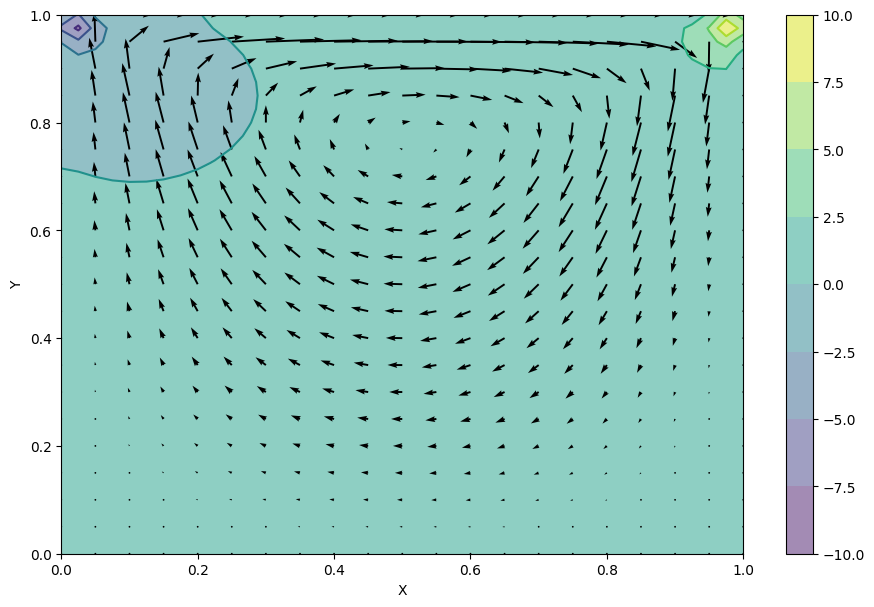

Python code for this plot:
import numpy as np
import os

from matplotlib import pyplot, cm
from devito import Grid, TimeFunction, Function, Eq, solve, Operator, configuration, SubDomain, NODE, switchconfig, Constant
from devito.symbolics import retrieve_functions, INT

from devito.petsc import petscsolve, EssentialBC
from devito.petsc.initialize import PetscInitialize
configuration['compiler'] = 'custom'
os.environ['CC'] = 'mpicc'


PetscInitialize()

######## using a predictor corrector approach (EXPLICIT time stepping for momenntum equations)
######### using Kim & Moin paper 1985
# https://pdf.sciencedirectassets.com/272570/1-s2.0-S0021999100X02513/1-s2.0-0021999185901482/main.pdf?X-Amz-Security-Token=IQoJb3JpZ2luX2VjEGsaCXVzLWVhc3QtMSJGMEQCIBS1F7mGptLOMbJ6PunezwOAjZYzhWrZuMY%2B8lzItRNMAiAGFG%2FEVxQoL1h%2BBvzDij%2Bv14K7ycj6ZxBVeOeuxf8izyqyBQgzEAUaDDA1OTAwMzU0Njg2NSIMNMMwndYgdsGt%2FCfzKo8FQACH4ZJmbQo32vbvrQn6sTRdUTCazmZnmy3RUDkBoMP6u5O8EndwsFvmZ3njNpCReNgu%2F7WWGcDcxzdJLS50DstxG7Ul2LjZJxTWZ%2FoTow6yOdlPgbwgCXeMXLWnridULXEg%2BHp%2BL8HnW43%2BRXBIg5sH%2B2Q7p85mIIGtjI8xZxzcZSNQdw2GYJQ%2FxScu%2FH5dv1LEgeqtaJo50CzNUDVAFJiYQyfnn2SqHDs86GwTKaZnNjI3KyDf8GBAHeuHJv1CSgC6y7p3r0QAyQzB28jwp%2BHL6BoTo6Y8XC4NZCRHcLyucetWSPJZ%2BNh56PtXErzjzUiQtOJr%2BLQhNMFXUsAwLpKv%2BgLFQqHhNXgb76hgrv5kGq3IgTvqRldgKSVTAxYF9i6Ac%2Bpc3k8Gdyp31%2BKmYc1qdLRl1gWxujliDlFjLubmva4CfCkGfINYtyqsgsY98Dz8uYR90%2Fe8Ys2%2FsfBQcgb%2FGCP15UQM6uC4Mz3P1UZ89ccfMIDLxo36SBzHXdO%2BaYXTsaxhAGqdB6qN%2BSwPZ81E8AlIhvlYTHRH9xzRS5v7YMZ010Ne0%2BRIysG28LZhvo36sNPtagDh%2BpdotIfo6hh0SsJM07Mn0xYwwRuKZcfnbuJ6kGkBWAlTM9GdIQOs5JchjcjvXRp%2B%2F%2FyhoeEd7tY4lOK7QQ52JPKIu%2FG4IPoFlHXMvDcIWiY4VPwG9KJpwOXT4hvmxBma3FSfeNow9dvAYo%2Bbt9LgDZM9QQQh9SWFuRlYfzdr5NazVeyHj5Z1yN0XofTWwjEoP7GMZrvZkTn%2F3MKE5TibD5V4Q%2BRtVCDOjtr1%2BL0FUHLD6t6aWLoYdaFxQFXulCiNX9sPUX5ePWMju6BpxHkjzZT3gqgtYjCAvfTNBjqyAaW1XqS2gtHvAzgbOHZ%2B07ql73%2B0k7UtAfA8ZIeO1EgGwVkcSw3nmgnc3sjw3qg8dRWE%2F5KmxEN2Yjx4j5qO4ZJB7VbugAkOlkzPhW%2B5WRSGOWg6nr3WtctxBYtAOKUBeOUmRg069ncsOIlk%2BfwqOKzg%2Bc9%2BpUyV6%2F0f3ZVQlPb7xRALBJQQk%2FKyC%2Bx6Z8J5inmovtflrhOL0Cvm1mNRaQpVclNDAGYSzpOUamdK%2FlJE%2FQE%3D&X-Amz-Algorithm=AWS4-HMAC-SHA256&X-Amz-Date=20260320T110721Z&X-Amz-SignedHeaders=host&X-Amz-Expires=300&X-Amz-Credential=ASIAQ3PHCVTYTXKHTLAE%2F20260320%2Fus-east-1%2Fs3%2Faws4_request&X-Amz-Signature=a4302a5660eef862d1845af92f4e5db2995cf0e523b59e15f99a3d72941f825a&hash=3fe0c26f74abb9f667c9d80ad4bf2664e1dd49869b1e0445ce629b1d60e03d53&host=68042c943591013ac2b2430a89b270f6af2c76d8dfd086a07176afe7c76c2c61&pii=0021999185901482&tid=spdf-8999359f-9965-4281-ad4e-09e6ad2782bf&sid=6631e4b18440084e6799914-00d95cf11814gxrqb&type=client&tsoh=d3d3LnNjaWVuY2VkaXJlY3QuY29t&rh=d3d3LnNjaWVuY2VkaXJlY3QuY29t&ua=02055c0a045455540c56&rr=9df440b17fc4631d&cc=gb
# paper is - Application of a fractional step method to incompressible Navier-Stokes equations, Kim & Moin 1985

# also closely linked to 'Computational fluid dynamics by example' textbook - biringen and chow

ny = 41
nx = 41


x_coord = np.linspace(0, 1, nx)
y_coord = np.linspace(0, 1, ny)


Y, X = np.meshgrid(x_coord, y_coord)

# Physical parameters
rho = Constant(name='rho', dtype=np.float64)
nu = Constant(name='nu', dtype=np.float64)

rho.data = np.float64(1.)
nu.data = np.float64(1./10.)


dx = 1.0 / (nx - 1)                                                                                                                         
dt = 0.45 * dx**2 / (4 * nu.data)                                                                               
nt = int(2.0 / dt)
so = 2
    

# Use subdomains just for pressure field for now
class Sub1(SubDomain):
    name = 'sub1'
    def __init__(self, S_O):
        super().__init__()
        self.S_O = S_O

    def define(self, dimensions):
        x, y = dimensions
        return {x: ('left', 1), y: ('middle', ny-2, 1)}
    

class Sub2(SubDomain):
    name = 'sub2'
    def __init__(self, S_O):
        super().__init__()
        self.S_O = S_O

    def define(self, dimensions):
        x, y = dimensions
        return {x: ('middle', 1, 2), y: ('middle', ny-2, 1)}
    

class Sub3(SubDomain):
    name = 'sub3'
    def __init__(self, S_O):
        super().__init__()
        self.S_O = S_O

    def define(self, dimensions):
        x, y = dimensions
        return {x: ('middle', nx-2, 1), y: ('middle', ny-2, 1)}
    


class Sub4(SubDomain):
    name = 'sub4'
    def __init__(self, S_O):
        super().__init__()
        self.S_O = S_O

    def define(self, dimensions):
        x, y = dimensions
        return {x: ('left', 1), y: ('middle', 1, 2)}



class Sub5(SubDomain):
    name = 'sub5'
    def __init__(self, S_O):
        super().__init__()
        self.S_O = S_O

    def define(self, dimensions):
        x, y = dimensions
        return {x: ('middle', 1, 2), y: ('middle', 1, 2)}
    


class Sub6(SubDomain):
    name = 'sub6'
    def __init__(self, S_O):
        super().__init__()
        self.S_O = S_O

    def define(self, dimensions):
        x, y = dimensions
        return {x: ('middle', nx-2, 1), y: ('middle', 1, 2)}
    

class Sub7(SubDomain):
    name = 'sub7'
    def __init__(self, S_O):
        super().__init__()
        self.S_O = S_O

    def define(self, dimensions):
        x, y = dimensions
        return {x: ('left', 1), y: ('left', 1)}
    

class Sub8(SubDomain):
    name = 'sub8'
    def __init__(self, S_O):
        super().__init__()
        self.S_O = S_O

    def define(self, dimensions):
        x, y = dimensions
        return {x: ('middle', 1, 2), y: ('left', 1)}
    


class Sub9(SubDomain):
    name = 'sub9'
    def __init__(self, S_O):
        super().__init__()
        self.S_O = S_O

    def define(self, dimensions):
        x, y = dimensions
        return {x: ('middle', nx-2, 1), y: ('left', 1)}


class Sub10(SubDomain):
    name = 'sub10'
    def __init__(self, S_O):
        super().__init__()
        self.S_O = S_O

    def define(self, dimensions):
        x, y = dimensions
        return {x: x, y: ('right', 1)}
    

class Sub11(SubDomain):
    name = 'sub11'
    def __init__(self, S_O):
        super().__init__()
        self.S_O = S_O

    def define(self, dimensions):
        x, y = dimensions
        return {x: ('right', 1), y: ('left', ny-1)}


class Sub12(SubDomain):
    name = 'sub12'
    def __init__(self, S_O):
        super().__init__()
        self.S_O = S_O

    def define(self, dimensions):
        x, y = dimensions
        return {x: ('middle', 1, 1), y: ('left', 1)}


class Sub13(SubDomain):
    name = 'sub13'
    def __init__(self, S_O):
        super().__init__()
        self.S_O = S_O

    def define(self, dimensions):
        x, y = dimensions
        return {x: ('middle', 1, 1), y: ('middle', ny-2, 1)}
    

class Sub14(SubDomain):
    name = 'sub14'
    def __init__(self, S_O):
        super().__init__()
        self.S_O = S_O

    def define(self, dimensions):
        x, y = dimensions
        return {x: ('left', 1), y: ('left', ny-1)}
    

class Sub15(SubDomain):
    name = 'sub15'
    def __init__(self, S_O):
        super().__init__()
        self.S_O = S_O

    def define(self, dimensions):
        x, y = dimensions
        return {x: ('middle', 1, 1), y: ('middle', 1, 2)}
    

class Sub16(SubDomain):
    name = 'sub16'
    def __init__(self, S_O):
        super().__init__()
        self.S_O = S_O

    def define(self, dimensions):
        x, y = dimensions
        return {x: ('middle', nx-2, 1), y: ('middle', 1, 1)}


class Sub17(SubDomain):
    name = 'sub17'
    def __init__(self, S_O):
        super().__init__()
        self.S_O = S_O

    def define(self, dimensions):
        x, y = dimensions
        return {x: ('middle', 1, 2), y: ('middle', 1, 1)}
    

class Sub18(SubDomain):
    name = 'sub18'
    def __init__(self, S_O):
        super().__init__()
        self.S_O = S_O

    def define(self, dimensions):
        x, y = dimensions
        return {x: ('left', nx-1), y: ('right', 1)}
    

class Sub19(SubDomain):
    name = 'sub19'
    def __init__(self, S_O):
        super().__init__()
        self.S_O = S_O

    def define(self, dimensions):
        x, y = dimensions
        return {x: ('left', nx-1), y: ('left', 1)}


class Sub20(SubDomain):
    name = 'sub20'
    def __init__(self, S_O):
        super().__init__()
        self.S_O = S_O

    def define(self, dimensions):
        x, y = dimensions
        return {x: ('left', 1), y: ('middle', 1, 1)}



def neumann_bottom(eq, t, subdomain):
    lhs, rhs = eq.evaluate.args

    # Functions present in stencil
    funcs = retrieve_functions(lhs-rhs)

    yind_target = t.indices[-1]

    mapper = {}
    for f in funcs:
        yind = f.indices[-1]
        if (yind - yind_target).as_coeff_Mul()[0] < 0:
            if f.name == 'p':
                mapper.update({f: f.subs({yind: yind_target})})
            if f.name == 'u':
                mapper.update({f: -f.subs({yind: yind_target})})

    return Eq(lhs.subs(mapper), rhs.subs(mapper), subdomain=subdomain)


def neumann_top(eq, t, subdomain):
    lhs, rhs = eq.evaluate.args

    # Functions present in stencil
    funcs = retrieve_functions(lhs-rhs)

    yind_target = t.indices[-1]

    mapper = {}
    for f in funcs:
        # Get the y index
        yind = f.indices[-1]
        # from IPython import embed; embed()
        if (yind - yind_target).as_coeff_Mul()[0] > 0:
            # Symmetric mirror: ghost maps to yind_target (last physical p-cell).
            # For staggered p at y+h_y/2 the top wall sits exactly at the midpoint
            # between yind_target and the ghost, so the Neumann mirror is yind_target.
            if f.name == 'p':
                mapper.update({f: f.subs({yind: yind_target})})

            if f.name == 'u':
                mapper.update({f: 2-f.subs({yind: yind_target})})

    return Eq(lhs.subs(mapper), rhs.subs(mapper), subdomain=subdomain)


def neumann_left(eq, t, subdomain):
    lhs, rhs = eq.evaluate.args

    # Functions present in stencil
    funcs = retrieve_functions(lhs-rhs)

    xind_target = t.indices[-2]

    mapper = {}
    for f in funcs:
        xind = f.indices[-2]
        if (xind - xind_target).as_coeff_Mul()[0] < 0:
            if f.name == 'p':
                mapper.update({f: f.subs({xind: xind_target})})

            if f.name == 'v':
                mapper.update({f: -f.subs({xind: xind_target})})

    return Eq(lhs.subs(mapper), rhs.subs(mapper), subdomain=subdomain)


def neumann_right(eq, t, subdomain):
    lhs, rhs = eq.evaluate.args

    # Functions present in stencil
    funcs = retrieve_functions(lhs-rhs)

    xind_target = t.indices[-2]

    mapper = {}
    for f in funcs:
        xind = f.indices[-2]
        if (xind - xind_target).as_coeff_Mul()[0] > 0:
            if f.name == 'p':
                mapper.update({f: f.subs({xind: xind_target})})

            if f.name == 'v':
                mapper.update({f: -f.subs({xind: xind_target})})

    return Eq(lhs.subs(mapper), rhs.subs(mapper), subdomain=subdomain)


sub1 = Sub1(so)
sub2 = Sub2(so)
sub3 = Sub3(so)
sub4 = Sub4(so)
sub5 = Sub5(so)
sub6 = Sub6(so)
sub7 = Sub7(so)
sub8 = Sub8(so)
sub9 = Sub9(so)
sub10 = Sub10(so)
sub11 = Sub11(so)
sub12 = Sub12(so)
sub13 = Sub13(so)
sub14 = Sub14(so)
sub15 = Sub15(so)
sub16 = Sub16(so)
sub17 = Sub17(so)
sub18 = Sub18(so)
sub19 = Sub19(so)
sub20 = Sub20(so)

subdomains = (sub1, sub2, sub3, sub4, sub5, sub6, sub7, sub8, sub9, sub10, sub11, sub12, sub13, sub14, sub15, sub16, sub17, sub18, sub19, sub20)

grid = Grid(shape=(nx, ny), extent=(1, 1.), subdomains=subdomains, dtype=np.float64)
x, y = grid.dimensions
t = grid.stepping_dim


# Staggered MAC grid:
#   u - staggered in y
#   v - staggered in x
#   p - cell centres (staggered in both x and y)
u = TimeFunction(name='u', grid=grid, space_order=2, staggered=y)
v = TimeFunction(name='v', grid=grid, space_order=2, staggered=x)
p = Function(name='p', grid=grid, space_order=2, staggered=(x, y))


# u-momentum:
# p.dxc is forcing the non staggering so it is not correct - that is why I use p.dx instead
eq_u_tent = Eq(u.dt + u*u.dxc + v*u.dyc, nu*(u.dx2 + u.dy2))
stencil_u_tent = solve(eq_u_tent, u.forward)
update_u_tent = Eq(u.forward, stencil_u_tent, subdomain=grid.subdomains['sub15'])

# v-momentum:
eq_v_tent = Eq(v.dt + u*v.dxc + v*v.dyc, nu*(v.dx2 + v.dy2))
stencil_v_tent = solve(eq_v_tent, v.forward)
update_v_tent = Eq(v.forward, stencil_v_tent, subdomain=grid.subdomains['sub17'])

# manual edit to x0 since using uf.dx and vf.dy alone does not seem to be correct? it seems to be left staggered?
ux_cc = u.forward.dx(x0=x + x.spacing/2)
vy_cc = v.forward.dy(x0=y + y.spacing/2)
eq_p = Eq(p.laplace,
          rho * (1./dt * (ux_cc + vy_cc) - ux_cc**2 - 2*u.forward.dy*v.forward.dx - vy_cc**2),
          subdomain=grid.subdomains['sub5'])

# u BCs
# Left/right walls: u is not x-staggered so nodes sit exactly on the walls.
# Bottom wall - average across the wall is zero, so ghost point is negative of first interior point

# Top lid (y=1): value at the wall equals U_lid=1: (u[ny-2] + u[ny-1])/2 = 1
# u[ny-1] = 2 - u[ny-2]
bc_u = [Eq(u.forward, 0, subdomain=grid.subdomains['sub14'])] # left
bc_u += [Eq(u.forward, 0, subdomain=grid.subdomains['sub11'])] # right
bc_u += [neumann_bottom(update_u_tent, u, subdomain=grid.subdomains['sub12'])] # bottom
bc_u += [neumann_top(update_u_tent, u, subdomain=grid.subdomains['sub13'])] # top

# TODO: can you use subdomains instead of index notation to set the halo region here?
bc_u_halo = [Eq(u[t+1, x, ny-1], 2 - u[t+1, x, ny-2])]  # lid: u=1 at y=1
bc_u_halo += [Eq(u[t+1, x, -1], -u[t+1, x, 0])] # bottom


bc_v = [Eq(v.forward, 0, subdomain=grid.subdomains['sub18'])] # top
bc_v += [Eq(v.forward, 0, subdomain=grid.subdomains['sub19'])] # bottom
bc_v += [neumann_left(update_v_tent, v, subdomain=grid.subdomains['sub20'])] # left
bc_v += [neumann_right(update_v_tent, v, subdomain=grid.subdomains['sub16'])] # right


bc_v_halo = [Eq(v[t+1, nx-1, y], -v[t+1, nx-2, y])]  # ghost beyond right wall: interp to 0 at x=1
bc_v_halo += [Eq(v[t+1, -1, y], -v[t+1, 0, y])]


# p is at cell centres
bc_p = [neumann_left(neumann_top(eq_p, p, sub1), p, sub1)]
bc_p += [neumann_top(eq_p, p, sub2)]
bc_p += [neumann_right(neumann_top(eq_p, p, sub3), p, sub3)]
bc_p += [neumann_left(eq_p, p, sub4)]
bc_p += [neumann_right(eq_p, p, sub6)]
bc_p += [neumann_bottom(eq_p, p, sub8)]
bc_p += [neumann_right(neumann_bottom(eq_p, p, sub9), p, sub9)]

bc_tmp1 = Function(name='bc_tmp1', grid=grid, space_order=2, staggered=(x, y))
bc_tmp1.data[:] = 0.
bc_p += [EssentialBC(p, bc_tmp1, subdomain=grid.subdomains['sub7'])] # pin pressure at corner


# These two will be automated in the compiler
bc_p += [EssentialBC(p, bc_tmp1, subdomain=grid.subdomains['sub10'], constrain=True)]
bc_p += [EssentialBC(p, bc_tmp1, subdomain=grid.subdomains['sub11'], constrain=True)]


# TODO: check symmetry of matrix before using CG..
pressure_solve = petscsolve([eq_p]+bc_p, p, options_prefix='pressure_solve', solver_parameters={'ksp_type': 'cg'})


# Velocity correction
update_u = Eq(u.forward, u.forward - (dt/rho)*(p.dx),
              subdomain=grid.subdomains['sub15'])

update_v = Eq(v.forward, v.forward - (dt/rho)*(p.dy),
              subdomain=grid.subdomains['sub17'])


exprs = [update_u_tent] + bc_u + bc_u_halo + [update_v_tent] + bc_v + bc_v_halo + [pressure_solve] + [update_u] + bc_u + bc_u_halo + [update_v] + bc_v + bc_v_halo


with switchconfig(language='petsc'):
    op = Operator(exprs)
    # print(op.ccode)
    op.apply(time_M=nt, dt=dt)


# Import u values at x=L/2 (table 6, column 2 rows 12-26) in Marchi et al.
Marchi_Re10_u = np.array([[0.0625, -3.85425800e-2],
                          [0.125,  -6.96238561e-2],
                          [0.1875, -9.6983962e-2],
                          [0.25,   -1.22721979e-1],
                          [0.3125, -1.47636199e-1],
                          [0.375,  -1.71260757e-1],
                          [0.4375, -1.91677043e-1],
                          [0.5,    -2.05164738e-1],
                          [0.5625, -2.05770198e-1],
                          [0.625,  -1.84928116e-1],
                          [0.6875, -1.313892353e-1],
                          [0.75,   -3.1879308e-2],
                          [0.8125,  1.26912095e-1],
                          [0.875,   3.54430364e-1],
                          [0.9375,  6.50529292e-1]])
# Import v values at y=L/2 (table 6, column 2 rows 27-41) in Marchi et al.
Marchi_Re10_v = np.array([[0.0625, 9.2970121e-2],
                          [0.125,  1.52547843e-1],
                          [0.1875, 1.78781456e-1],
                          [0.25,   1.76415100e-1],
                          [0.3125, 1.52055820e-1],
                          [0.375,  1.121477612e-1],
                          [0.4375, 6.21048147e-2],
                          [0.5,    6.3603620e-3],
                          [0.5625,-5.10417285e-2],
                          [0.625, -1.056157259e-1],
                          [0.6875,-1.51622101e-1],
                          [0.75,  -1.81633561e-1],
                          [0.8125,-1.87021651e-1],
                          [0.875, -1.59898186e-1],
                          [0.9375,-9.6409942e-2]])

# run trivial operators to interpolate the staggered fields back onto original grid "nodes" for plotting and analysis

plotfunc_u = Function(name='plotfunc_u', grid=grid, space_order=2, staggered=NODE)
plotfunc_v = Function(name='plotfunc_v', grid=grid, space_order=2, staggered=NODE)
plotfunc_p = Function(name='plotfunc_p', grid=grid, space_order=2, staggered=NODE)

Operator(Eq(plotfunc_u, u))(time_M=0)
Operator(Eq(plotfunc_v, v))(time_M=0)
Operator(Eq(plotfunc_p, p))()


fig = pyplot.figure(figsize=(11, 7), dpi=100)
pyplot.contourf(X, Y, plotfunc_p.data[:], alpha=0.5, cmap=cm.viridis)
pyplot.colorbar()
pyplot.contour(X, Y, plotfunc_p.data[:], cmap=cm.viridis)
pyplot.quiver(X[::2, ::2], Y[::2, ::2], plotfunc_u.data[::2, ::2], plotfunc_v.data[::2, ::2])
pyplot.xlabel('X')
pyplot.ylabel('Y')
pyplot.savefig('06.png', dpi=100, bbox_inches='tight')
pyplot.show()

#NBVAL_IGNORE_OUTPUT
# Again, check results with Marchi et al 2009.
fig = pyplot.figure(figsize=(12, 6))
ax1 = fig.add_subplot(121)
ax1.plot(plotfunc_u.data[int(grid.shape[0]/2),:],y_coord[:])
ax1.plot(Marchi_Re10_u[:,1],Marchi_Re10_u[:,0],'ro')
ax1.set_xlabel('$u$')
ax1.set_ylabel('$y$')
ax1 = fig.add_subplot(122)
ax1.plot(x_coord[:],plotfunc_v.data[:,int(grid.shape[0]/2)])
ax1.plot(Marchi_Re10_v[:,0],Marchi_Re10_v[:,1],'ro')
ax1.set_xlabel('$x$')
ax1.set_ylabel('$v$')
pyplot.savefig('06_comparison.png', dpi=100, bbox_inches='tight')
pyplot.show()
